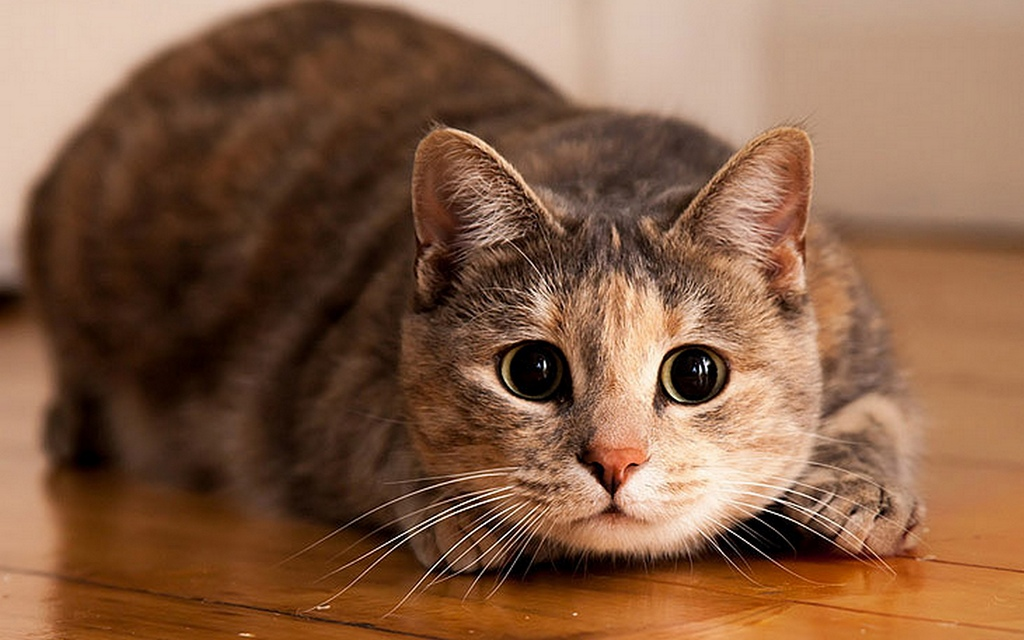
//> input picture Histogramm/Images/cat.jpg, 1024 x 640 px, given in place of , which was not available
$ ./main Images/cat.jpg   (built with g++ and OpenCV 4)
//> lines starting //> are read from the running program, lines starting //| are printed output that depends on the picture; pictures that were not available may be replaced by others from this repository, and a replacement may not be noted
#include <iostream>
#include <vector>
#include <string>
#include <opencv2/highgui.hpp>
#include <opencv2/imgcodecs.hpp>
#include <opencv2/imgproc.hpp>

using namespace std;
using namespace cv;

static void help(char* progName);
string path_file();
void DrawHist(Mat& histImg, int histSize, int bin_w, int hist_h, Mat& r_hist, Mat& g_hist, Mat& b_hist);


int main(int argc, char* argv[])
{

    help(argv[0]);
    Mat src;
    vector<Mat> planes;
    int histSize = 256;
    float range[] = {0, 256};
    const float* histRange = { range };
    bool uniform = true, accumulate = false;
    int hist_w = 900, hist_h = 600;
    int bin_w = 0;
    Mat r_hist;
    Mat g_hist;
    Mat b_hist;
    Mat histImg(hist_h, hist_w, CV_8UC3, Scalar(0, 0, 0));
    char ch = '0';

    do
    {
    src = imread(path_file(), IMREAD_COLOR);
//> the answer given: 3
//> src is the input picture: 640 rows x 1024 cols, CV_8UC3; mean B, G, R 68.6, 94.4, 133.1
    if(src.empty())
        return EXIT_FAILURE;

    split(src, planes);
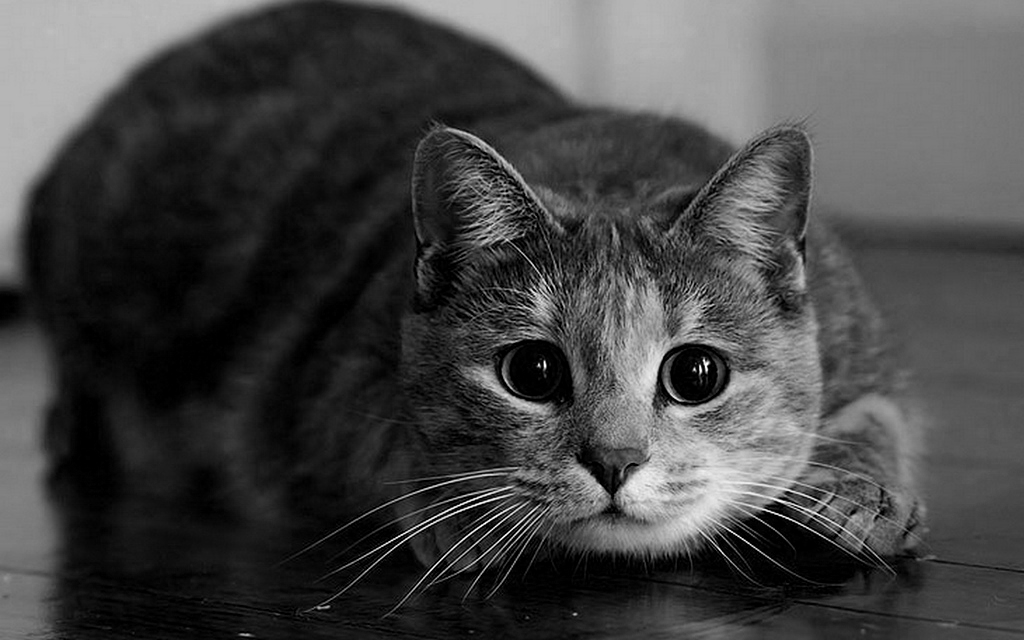
//> planes[0]: 640 rows x 1024 cols, CV_8UC1; min 0, max 255, mean 68.6
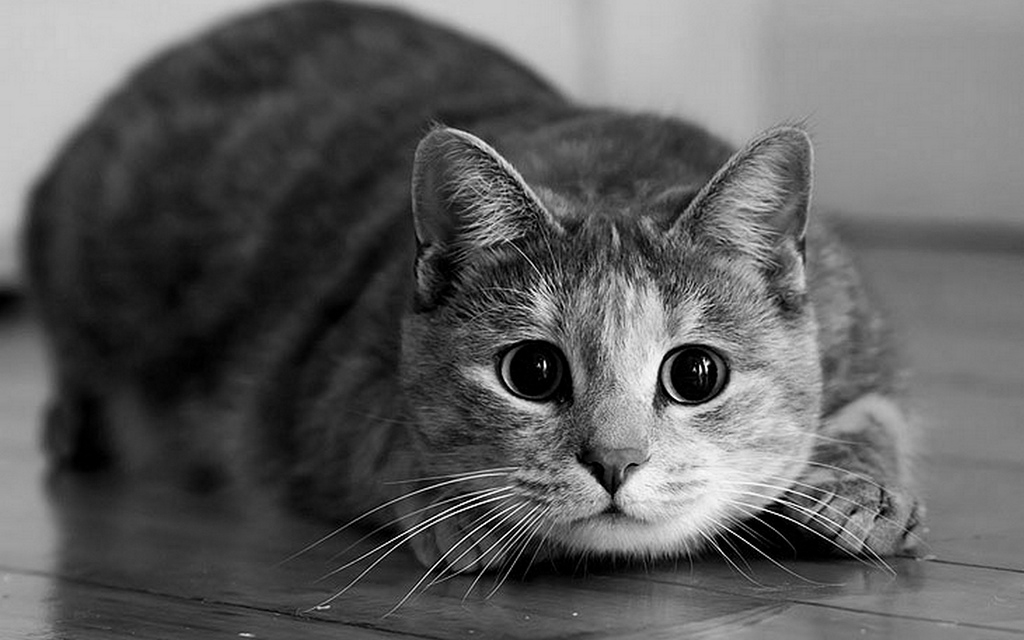
//> planes[1]: 640 rows x 1024 cols, CV_8UC1; min 0, max 255, mean 94.4
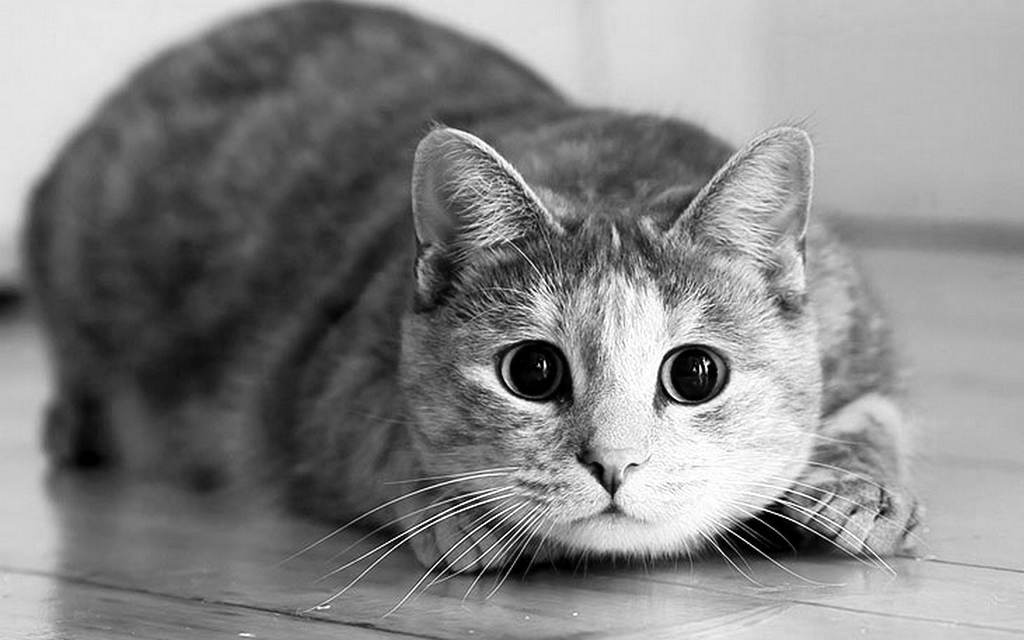
//> planes[2]: 640 rows x 1024 cols, CV_8UC1; min 0, max 255, mean 133.1

    calcHist(&planes[0], 1, 0, Mat(), r_hist, 1, &histSize, &histRange, uniform, accumulate);
//> r_hist = 256 values, max 17252 at index 0, min 2 at index 252, mean 2560
    calcHist(&planes[1], 1, 0, Mat(), g_hist, 1, &histSize, &histRange, uniform, accumulate);
//> g_hist = 256 values, max 7121 at index 56, min 12 at index 254, mean 2560
    calcHist(&planes[2], 1, 0, Mat(), b_hist, 1, &histSize, &histRange, uniform, accumulate);
//> b_hist = 256 values, max 5893 at index 186, min 407 at index 14, mean 2560

    bin_w = cvRound((double)hist_w/histSize);

    normalize(r_hist, r_hist, 0, histImg.rows, NORM_MINMAX, -1, Mat());
//> r_hist = 256 values, max 600 at index 0, min 0 at index 252, mean 88.97
    normalize(g_hist, g_hist, 0, histImg.rows, NORM_MINMAX, -1, Mat());
//> g_hist = 256 values, max 600 at index 56, min 0 at index 254, mean 215.1
    normalize(b_hist, b_hist, 0, histImg.rows, NORM_MINMAX, -1, Mat());
//> b_hist = 256 values, max 600 at index 186, min 0 at index 14, mean 235.5
    imshow("Source image", src);
    DrawHist(histImg, histSize, bin_w, hist_h, r_hist, g_hist, b_hist);
//> after the loop in DrawHist, `for(int i = 0; i < histSize; ++i)`:
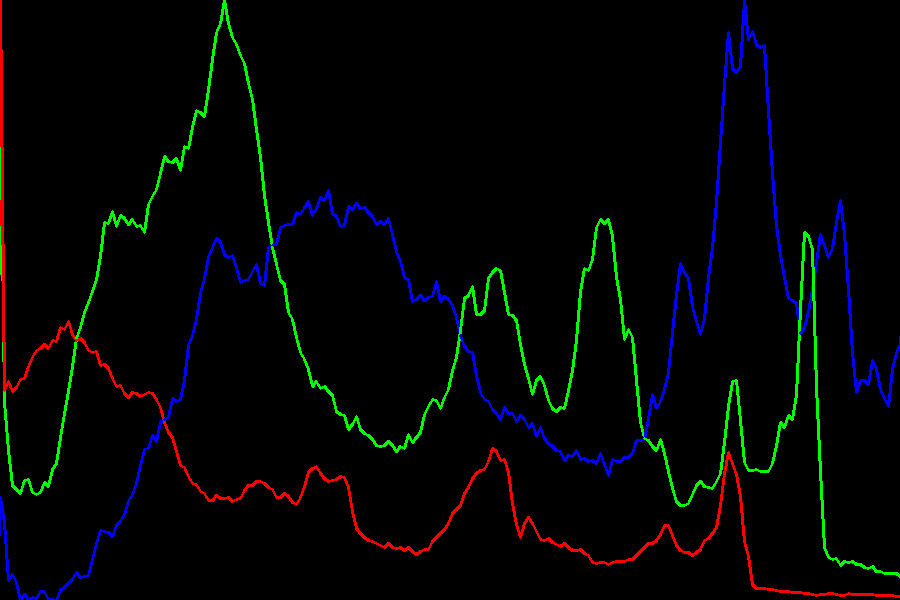
//> histImg: 600 rows x 900 cols, CV_8UC3; mean B, G, R 4.2, 4.6, 2.7
    cout << "Repeat? (y/n): ";
    waitKey(1000);
    cin >> ch;
//> the answer given: n
    destroyAllWindows();
    }
    while(ch == 'y');
    waitKey();
    return 0;
}


static void help(char* progName)
{
    cout << progName << "\n\n";
    cout << "This program is designed to create a color histogram from\n";
    cout << "a selected image using three RGB channels. If the image is\n";
    cout << "located on the specified path, enter its full name (cat.jpg),\n";
    cout << "otherwise, enter the path yourself.";
}

string path_file()
{
    string PATH;
    bool ch;
    do
    {
        int ans;
        string StartPath = "/Images/";
        cout << "To use the file, place it at path\n --" << StartPath << "-- or specify your own path by selecting '2'\n";
        cout << "1. Continue typing\n2. Enter a new path\n3. Exit\nInput field: ";
        cin >> ans;
        switch(ans)
        {
        case 1:
        {
            string FinishPath;
            cout << "File name: ";
            cin >> FinishPath;
            PATH = StartPath + FinishPath;
            ch = false;
            system("clear");
            break;
        }
        case 2:
        {
            string fullPath;
            cout << "Path: ";
            cin >> fullPath;
            PATH = fullPath;
            ch = false;
            system("clear");
            break;
        }
        case 3:
        {
            EXIT_SUCCESS;
            break;
        }
        default:
        {
            cout << "No such file!";
            break;
        }
        }
    }
    while(ch != false);
    return PATH;
}

void DrawHist(Mat& histImg, int histSize, int bin_w, int hist_h, Mat& r_hist, Mat& g_hist, Mat& b_hist)
{
    for(int i = 0; i < histSize; ++i)
    {
        line( histImg, Point( bin_w*(i-1), hist_h - cvRound(b_hist.at<float>(i-1)) ),
              Point( bin_w*(i), hist_h - cvRound(b_hist.at<float>(i)) ),
              Scalar( 255, 0, 0), 2, 8, 0);

        line( histImg, Point( bin_w*(i-1), hist_h - cvRound(g_hist.at<float>(i-1)) ),
              Point( bin_w*(i), hist_h - cvRound(g_hist.at<float>(i)) ),
              Scalar( 0, 255, 0), 2, 8, 0);

        line( histImg, Point( bin_w*(i-1), hist_h - cvRound(r_hist.at<float>(i-1)) ),
              Point( bin_w*(i), hist_h - cvRound(r_hist.at<float>(i)) ),
              Scalar( 0, 0, 255), 2, 8, 0);
    }
    imshow("Histogramm", histImg);
}
